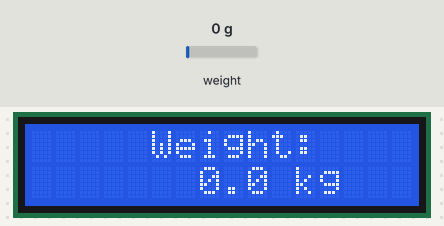
A sketch run on a simulated Arduino Uno, built with avr-gcc and run on an emulated ATmega328P. Shown: 16×2 character LCD. Inputs (shaded band) come from the test bench; at power-on: weight on the scale 0 g. What the sketch prints to the serial monitor is not drawn.

Above: at 2.2 s.
2.3 s: weight on the scale set to 100 g
At 2.8 s:
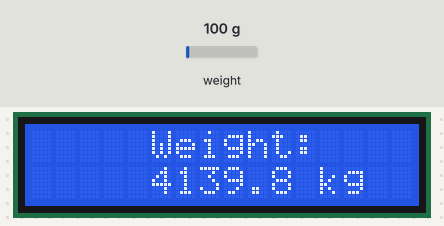
3.8 s: weight on the scale set to 1250 g
At 4.5 s:
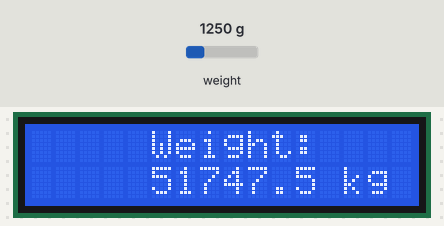
5.6 s: weight on the scale set to 50 g
At 6.3 s:
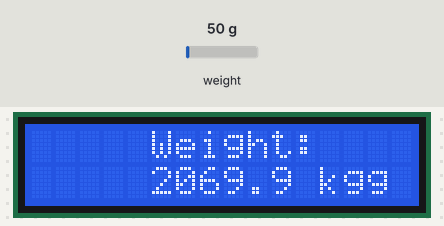
Timing chart, 0 to 8.6 s (numbered marks = the images above; inputs shaded):
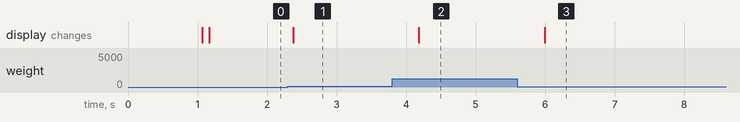

Measured:
- after the input at 2.3 s, the display: changes after 0.07 s (image 1)
- after the input at 3.8 s, the display: changes after 0.38 s (image 2)
- after the input at 5.6 s, the display: changes after 0.39 s (image 3)

The sketch:

HX711_200kg_LCCD1602.ino
```cpp
/* sample for digital weight scale of hx711
 * library design: Weihong Guan (@aguegu)
 * library host on
 *https://github.com/aguegu/ardulibs/tree/3cdb78f3727d9682f7fd22156604fc1e4edd75d1/hx711
 *adapted by Nicu FLORICA (niq_ro) for 200kg scale cell

 LCD1602 circuit: // https://nicuflorica.blogspot.com/2013/01/arduino-si-un-afisaj-lcd-clasic-16.html
 * LCD RS pin to digital pin 12
 * LCD Enable pin to digital pin 11
 * LCD D4 pin to digital pin 5
 * LCD D5 pin to digital pin 4
 * LCD D6 pin to digital pin 3
 * LCD D7 pin to digital pin 2
 * LCD R/W pin to ground
 * 10K resistor:
 * ends to +5V and ground
 * wiper to LCD VO pin (pin 3)
// Hx711.DOUT - pin #A2
// Hx711.SCK - pin #A3
*/

#include <hx711.h>
Hx711 scale(A2, A3);
#include <LiquidCrystal.h>

// initialize the library with the numbers of the interface pins
LiquidCrystal lcd(12, 11, 5, 4, 3, 2);

float greutate = 0;
float tarare = 0;
float corectie = 1.014541387;

void setup() {
  Serial.begin(9600);
  Serial.println(scale.averageValue());
lcd.begin(16, 2);
lcd.clear();
}

void loop() {
  greutate = scale.getGram();
  greutate = greutate - tarare;
  greutate = greutate /10.;
  greutate = greutate / corectie;
  Serial.print(greutate, 1);
  Serial.println(" kg");

 lcd.setCursor(5, 0);
 lcd.print("Weight:");

 lcd.setCursor(5, 1);
 if (greutate < 100.)
    lcd.print(" ");
 if (greutate < 10.)
    lcd.print(" ");
 lcd.print(greutate, 1);
 lcd.print(" kg");
  delay(500);
}
```
